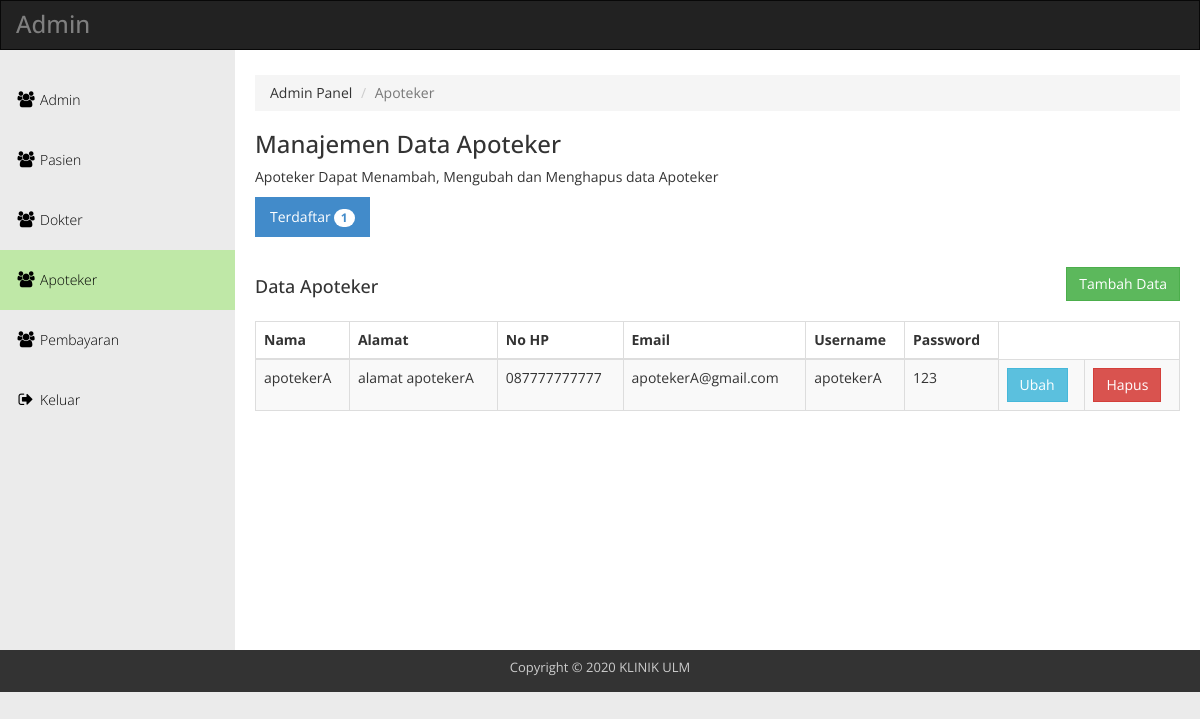
Screenshot of /admin/index.php?page=apoteker (signed in) with the database file from the repository.
### tables this page shows
CREATE TABLE `apoteker` (
  `id_apoteker` int(11) NOT NULL AUTO_INCREMENT,
  `username` varchar(20) NOT NULL,
  `nama_apoteker` varchar(20) NOT NULL,
  `alamat_apoteker` text NOT NULL,
  `no_hp_apoteker` varchar(15) NOT NULL,
  PRIMARY KEY (`id_apoteker`),
  KEY `apoteker_ibfk_1` (`username`),
  CONSTRAINT `apoteker_ibfk_1` FOREIGN KEY (`username`) REFERENCES `user` (`username`) ON DELETE CASCADE ON UPDATE CASCADE
);

CREATE TABLE `user` (
  `username` varchar(20) NOT NULL,
  `password` varchar(20) NOT NULL,
  `email` varchar(20) NOT NULL,
  `level` int(11) NOT NULL,
  PRIMARY KEY (`username`)
);

### admin/apoteker.php (the view, shortened to what this page needs)
<?php
$stmt = $pdo_conn->prepare('SELECT * FROM apoteker ORDER BY id_apoteker DESC');
$stmt->execute();
$result = $stmt->fetchAll();
?>
<div class="templatemo-content-wrapper">
        <div class="templatemo-content">
          <ol class="breadcrumb">
            <li>Admin Panel</li>
            <li class="active">Apoteker</li>
          </ol>
          <h1>Manajemen Data Apoteker</h1>
          <p>Apoteker Dapat Menambah, Mengubah dan Menghapus data Apoteker</p>
          <div class="row margin-bottom-30">
            <div class="col-md-12">
              <ul class="nav nav-pills">
                <li class="active"><a href="#">Terdaftar<span class="badge"><?php echo count($result);?></span></a></li>
              </ul>
            </div>
          </div>
          <div class="row">
            <div class="col-md-12">
              <div class="btn-group pull-right" id="templatemo_sort_btn">
                <a href="index.php?page=apoteker_tambah"><button type="button" class="btn btn-success">Tambah Data</button></a>
              </div>
              <div class="table-responsive">
                <h4 class="margin-bottom-15">Data Apoteker</h4>
                <table class="table table-striped table-hover table-bordered">
                  <thead>
                    <tr>
                      <th>Nama</th>
                      <th>Alamat</th>
                      <th>No HP</th>
                      <th>Email</th>
                      <th>Username</th>
                      <th>Password</th>
                    </tr>
                  </thead>
                  <tbody>
                  <?php
                    if(!empty($result)) {
                    foreach($result as $row) {	?>
                      <tr>
                          <?php
                          $stmt1 = $pdo_conn->prepare('SELECT * FROM user where username="'.$row["username"].'"');
                          $stmt1->execute();
                          $result1 = $stmt1->fetchAll();
                          ?>
                          <td><?php echo $row["nama_apoteker"]; ?></td>
                          <td><?php echo $row["alamat_apoteker"]; ?></td>
                          <td><?php echo $row["no_hp_apoteker"]; ?></td>
                          <td><?php echo $result1[0]["email"]; ?></td>
                          <td><?php echo $result1[0]["username"]; ?></td>
                          <td><?php echo $result1[0]["password"]; ?></td>
                          <td><a href="index.php?page=apoteker_edit&id=<?php echo $row["id_apoteker"]; ?>" class="btn btn-info">Ubah</a></td>
                          <td><a href="apoteker_hapus.php?hapus=<?php echo $result1[0]["username"]; ?>" class="btn btn-danger">Hapus</a></td>
                        </tr>
                        <?php
                        } }
                        ?>
                  </tbody>
                </table>
              </div>
            </div>
          </div>
        </div>
      </div>

### admin/css/templatemo_main.css (style rules this page uses)
* { font-family: 'Open Sans', sans-serif; }
body { background-color: rgb(235,235,235); }
h1 { font-size: 24px; }
.templatemo-content-wrapper { float: left; width: 100%; }
.templatemo-content { margin-left: 235px; margin-top: 0px; min-height: 600px; padding: 25px 20px 0 20px; background-color: white; overflow-x: hidden; }
.margin-bottom-15 { margin-bottom: 15px; }
.margin-bottom-30 { margin-bottom: 30px; }
#templatemo_sort_btn { margin-bottom: 20px; }
.nav-pills>li>a, .nav-tabs>li>a, .alert, .progress, .panel, .btn, .panel-group .panel, .form-control, .modal-content, .breadcrumb { border-radius: 0; }

### rows the page displays
apoteker: nama_apoteker "apotekerA", alamat_apoteker "alamat apotekerA", no_hp_apoteker "087777777777", username.email "apotekerA@gmail.com", username.username "apotekerA", username.password "123"

### other values shown
count($result) "1"
